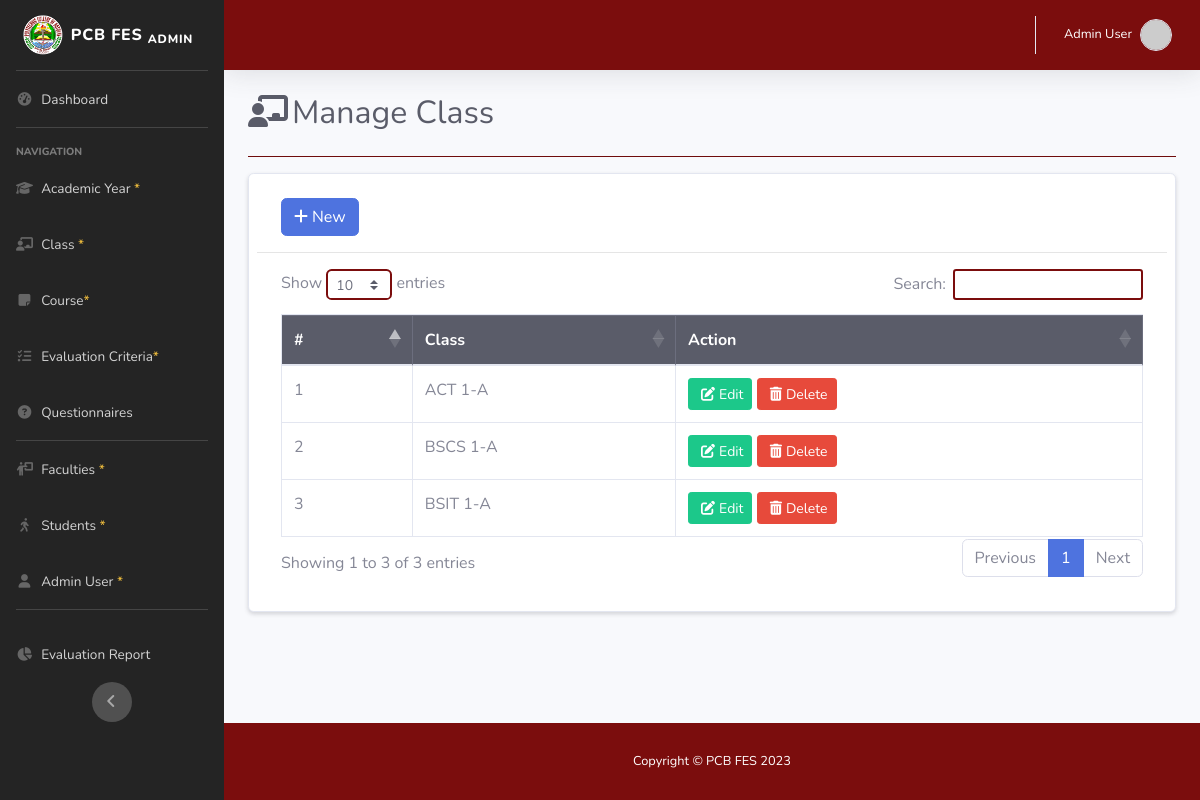
Screenshot of /admin/class.php (signed in) with the database file from the repository.
### tables this page shows
CREATE TABLE `class_tbl` (
  `class_id` int(11) NOT NULL,
  `program_code` varchar(20) NOT NULL,
  `program_name` varchar(255) NOT NULL,
  `level` int(2) NOT NULL,
  `section` varchar(2) NOT NULL
);

### admin/class.php (the view, shortened to what this page needs)
<!DOCTYPE html>
<html lang="en">
<head>
    <link rel="stylesheet" href="https://stackpath.bootstrapcdn.com/bootstrap/4.2.1/css/bootstrap.min.css">
    <link rel="stylesheet" href="https://cdn.datatables.net/1.10.18/css/dataTables.bootstrap4.min.css">
    <link href="../assets/vendor/fontawesome-free/css/all.min.css" rel="stylesheet" type="text/css">
    <link href="../assets/css/sb-admin-2.min.css" rel="stylesheet">
    <link href="../assets/css/custom.css" rel="stylesheet">
    <link rel="stylesheet" href="https://cdn.jsdelivr.net/npm/@sweetalert2/theme-borderless@5/borderless.css" />
</head>
<body id="page-top">
    <div id="wrapper">
            <?php include 'sidebar.php'; ?>
        <div id="content-wrapper" class="d-flex flex-column">
            <div id="content">
                    <?php include 'topbar.php'; ?>
                <div class="container-fluid justify-content-center">
                    <div class="d-sm-flex align-items-center justify-content-between mb-4">
                        <h1 class="h2 mb-0 text-gray-800"><i class="fas fa-fw fa-chalkboard-teacher mr-1"></i>Manage Class</h1>
                    </div>
                    <hr class="mb-3 bg-white1">
<div class="container card p-2 mb-4 shadow-sm">
    <div class="row">
        <div class="col-12 col-md-12">
            <div class="container mb-3 mt-3">
                <a href="#addnew" data-toggle="modal" class="btn btn-primary"><i class="fa-solid fa-plus mr-1"></i>New</a>
            </div>
            <hr>
            <div class="container mb-4">
                <table id="myTable" class="table table-bordered nowrap" style="width:100%">
                    <thead class="table-dark">
                        <th>#</th>
                        <th>Class</th>
                        <th>Action</th>
                    </thead>
                    <tbody>
                        <?php
                            require '../db/dbconn.php';
                            $sql = "SELECT * FROM class_tbl ORDER BY program_code";
                            $num = 1;
                            $query = mysqli_query($conn, $sql);
                            while($row = mysqli_fetch_assoc($query)){
                                echo
                                "<tr>
                                    <td>".$num."</td>
                                    <td>".$row['program_code']. " " .$row['level']. "-" .$row['section']."</td>
                                    <td>
                                        <a href='#edit_".$row['class_id']."' class='btn btn-success btn-sm' data-toggle='modal'><i class='fa fa-pen-to-square m-1'></i>Edit</a>
                                        <a href='#delete_".$row['class_id']."' class='btn btn-danger btn-sm' data-toggle='modal'><i class='fa fa-trash m-1'></i>Delete</a>
                                    </td>
                                </tr>";
                            $num++;}
                        ?>
                    </tbody>
                </table>
            </div>
        </div>
    </div>
</div>
                </div>
            </div>
            <?php include 'footer.php'; ?>
        </div>
    </div>
</body>
</html>

### assets/css/custom.css (style rules this page uses)
.bg-white1 { background-color: #7b0d0d; }

### rows the page displays
class_tbl: program_code "ACT", level "1", section "A"
class_tbl: program_code "BSCS", level "1", section "A"
class_tbl: program_code "BSIT", level "1", section "A"

### other values shown
$name "Admin User"
